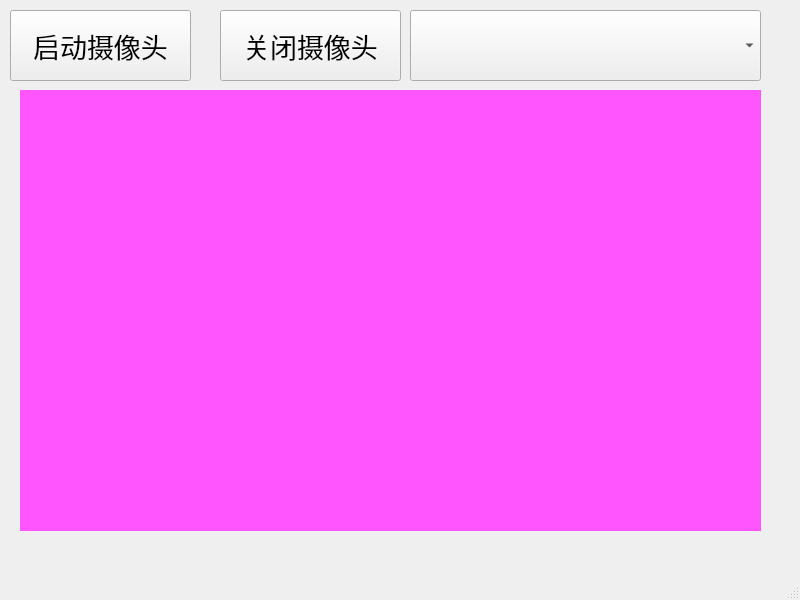
<?xml version="1.0" encoding="UTF-8"?>
<ui version="4.0">
 <class>MainWindow</class>
 <widget class="QMainWindow" name="MainWindow">
  <property name="geometry">
   <rect>
    <x>0</x>
    <y>0</y>
    <width>800</width>
    <height>600</height>
   </rect>
  </property>
  <property name="windowTitle">
   <string>MainWindow</string>
  </property>
  <widget class="QWidget" name="centralwidget">
   <widget class="QPushButton" name="pushButton">
    <property name="geometry">
     <rect>
      <x>10</x>
      <y>10</y>
      <width>181</width>
      <height>71</height>
     </rect>
    </property>
    <property name="font">
     <font>
      <family>楷体</family>
      <pointsize>20</pointsize>
     </font>
    </property>
    <property name="text">
     <string>启动摄像头</string>
    </property>
   </widget>
   <widget class="QPushButton" name="pushButton_2">
    <property name="geometry">
     <rect>
      <x>220</x>
      <y>10</y>
      <width>181</width>
      <height>71</height>
     </rect>
    </property>
    <property name="font">
     <font>
      <family>楷体</family>
      <pointsize>20</pointsize>
     </font>
    </property>
    <property name="text">
     <string>关闭摄像头</string>
    </property>
   </widget>
   <widget class="QComboBox" name="comboBox">
    <property name="geometry">
     <rect>
      <x>410</x>
      <y>10</y>
      <width>351</width>
      <height>71</height>
     </rect>
    </property>
   </widget>
   <widget class="QWidget" name="widget" native="true">
    <property name="geometry">
     <rect>
      <x>20</x>
      <y>90</y>
      <width>741</width>
      <height>441</height>
     </rect>
    </property>
    <property name="styleSheet">
     <string notr="true">background-color: rgb(255, 85, 255);</string>
    </property>
   </widget>
  </widget>
  <widget class="QMenuBar" name="menubar">
   <property name="geometry">
    <rect>
     <x>0</x>
     <y>0</y>
     <width>800</width>
     <height>23</height>
    </rect>
   </property>
  </widget>
  <widget class="QStatusBar" name="statusbar"/>
 </widget>
 <resources/>
 <connections/>
</ui>
